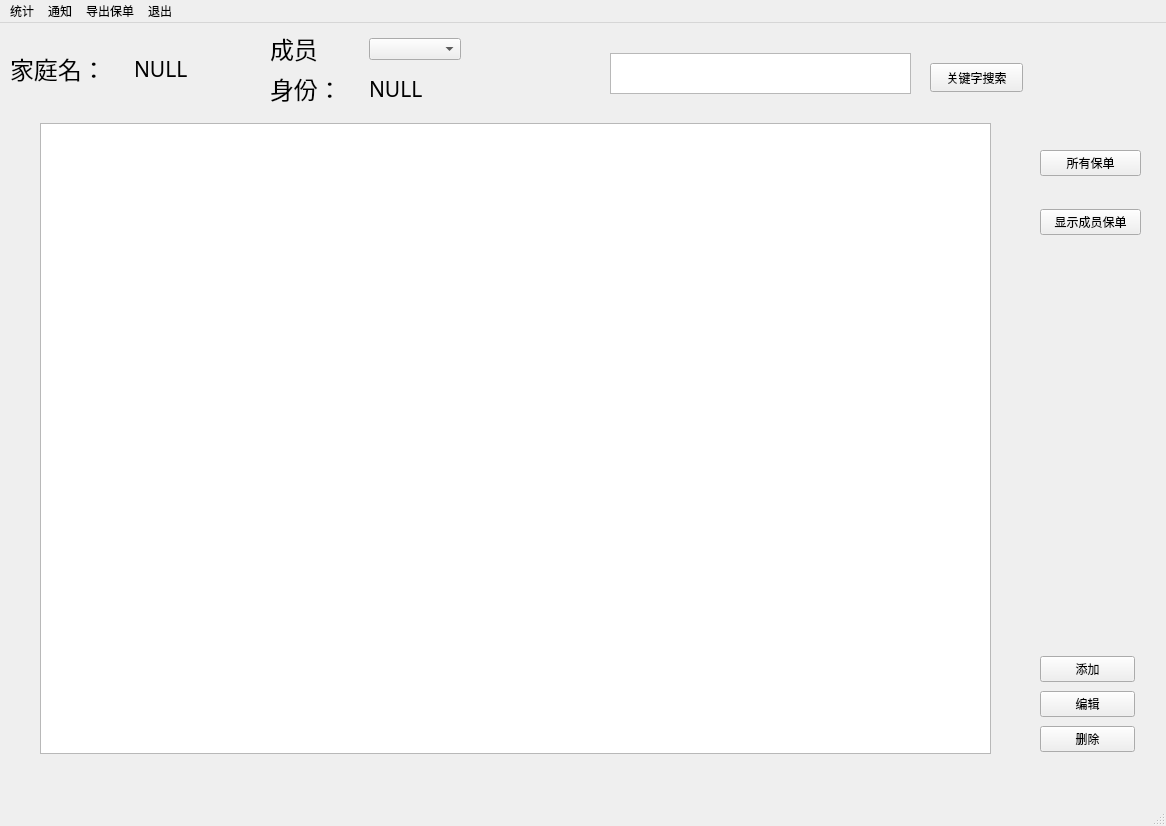
<?xml version="1.0" encoding="UTF-8"?>
<ui version="4.0">
 <class>MainWindow</class>
 <widget class="QMainWindow" name="MainWindow">
  <property name="geometry">
   <rect>
    <x>0</x>
    <y>0</y>
    <width>1166</width>
    <height>826</height>
   </rect>
  </property>
  <property name="windowTitle">
   <string>家庭保单管理系统</string>
  </property>
  <widget class="QWidget" name="centralwidget">
   <widget class="QTextEdit" name="keyword">
    <property name="geometry">
     <rect>
      <x>610</x>
      <y>30</y>
      <width>301</width>
      <height>41</height>
     </rect>
    </property>
   </widget>
   <widget class="QPushButton" name="search_btn">
    <property name="geometry">
     <rect>
      <x>930</x>
      <y>40</y>
      <width>93</width>
      <height>29</height>
     </rect>
    </property>
    <property name="font">
     <font>
      <family>微软雅黑</family>
      <pointsize>9</pointsize>
     </font>
    </property>
    <property name="text">
     <string>关键字搜索</string>
    </property>
   </widget>
   <widget class="QListWidget" name="orderList">
    <property name="geometry">
     <rect>
      <x>40</x>
      <y>100</y>
      <width>951</width>
      <height>631</height>
     </rect>
    </property>
   </widget>
   <widget class="QWidget" name="">
    <property name="geometry">
     <rect>
      <x>10</x>
      <y>30</y>
      <width>241</width>
      <height>32</height>
     </rect>
    </property>
    <layout class="QHBoxLayout" name="horizontalLayout">
     <item>
      <widget class="QLabel" name="label">
       <property name="font">
        <font>
         <family>黑体</family>
         <pointsize>18</pointsize>
        </font>
       </property>
       <property name="text">
        <string>家庭名：</string>
       </property>
      </widget>
     </item>
     <item>
      <widget class="QLabel" name="family_name">
       <property name="font">
        <font>
         <family>楷体</family>
         <pointsize>16</pointsize>
        </font>
       </property>
       <property name="text">
        <string>NULL</string>
       </property>
      </widget>
     </item>
    </layout>
   </widget>
   <widget class="QWidget" name="">
    <property name="geometry">
     <rect>
      <x>270</x>
      <y>10</y>
      <width>191</width>
      <height>32</height>
     </rect>
    </property>
    <layout class="QHBoxLayout" name="horizontalLayout_2">
     <item>
      <widget class="QLabel" name="label_3">
       <property name="font">
        <font>
         <family>黑体</family>
         <pointsize>18</pointsize>
        </font>
       </property>
       <property name="text">
        <string>成员</string>
       </property>
      </widget>
     </item>
     <item>
      <widget class="QComboBox" name="memberBox"/>
     </item>
    </layout>
   </widget>
   <widget class="QWidget" name="">
    <property name="geometry">
     <rect>
      <x>270</x>
      <y>50</y>
      <width>191</width>
      <height>32</height>
     </rect>
    </property>
    <layout class="QHBoxLayout" name="horizontalLayout_3">
     <item>
      <widget class="QLabel" name="label_4">
       <property name="font">
        <font>
         <family>黑体</family>
         <pointsize>18</pointsize>
        </font>
       </property>
       <property name="text">
        <string>身份：</string>
       </property>
      </widget>
     </item>
     <item>
      <widget class="QLabel" name="identity">
       <property name="font">
        <font>
         <family>楷体</family>
         <pointsize>16</pointsize>
        </font>
       </property>
       <property name="text">
        <string>NULL</string>
       </property>
      </widget>
     </item>
    </layout>
   </widget>
   <widget class="QWidget" name="">
    <property name="geometry">
     <rect>
      <x>1040</x>
      <y>100</y>
      <width>101</width>
      <height>139</height>
     </rect>
    </property>
    <layout class="QVBoxLayout" name="verticalLayout">
     <item>
      <widget class="QPushButton" name="show_all_btn">
       <property name="font">
        <font>
         <family>微软雅黑</family>
         <pointsize>9</pointsize>
        </font>
       </property>
       <property name="text">
        <string>所有保单</string>
       </property>
      </widget>
     </item>
     <item>
      <widget class="QPushButton" name="show_btn">
       <property name="font">
        <font>
         <family>微软雅黑</family>
         <pointsize>9</pointsize>
        </font>
       </property>
       <property name="text">
        <string>显示成员保单</string>
       </property>
      </widget>
     </item>
    </layout>
   </widget>
   <widget class="QWidget" name="">
    <property name="geometry">
     <rect>
      <x>1040</x>
      <y>630</y>
      <width>95</width>
      <height>103</height>
     </rect>
    </property>
    <layout class="QVBoxLayout" name="verticalLayout_2">
     <item>
      <widget class="QPushButton" name="add_order_btn">
       <property name="font">
        <font>
         <family>微软雅黑</family>
         <pointsize>9</pointsize>
        </font>
       </property>
       <property name="text">
        <string>添加</string>
       </property>
      </widget>
     </item>
     <item>
      <widget class="QPushButton" name="edit_order_btn">
       <property name="font">
        <font>
         <family>微软雅黑</family>
         <pointsize>9</pointsize>
        </font>
       </property>
       <property name="text">
        <string>编辑</string>
       </property>
      </widget>
     </item>
     <item>
      <widget class="QPushButton" name="del_order_btn">
       <property name="font">
        <font>
         <family>微软雅黑</family>
         <pointsize>9</pointsize>
        </font>
       </property>
       <property name="text">
        <string>删除</string>
       </property>
      </widget>
     </item>
    </layout>
   </widget>
  </widget>
  <widget class="QMenuBar" name="menubar">
   <property name="geometry">
    <rect>
     <x>0</x>
     <y>0</y>
     <width>1166</width>
     <height>26</height>
    </rect>
   </property>
   <widget class="QMenu" name="statics_menu">
    <property name="title">
     <string>统计</string>
    </property>
   </widget>
   <widget class="QMenu" name="quit_menu">
    <property name="title">
     <string>退出</string>
    </property>
   </widget>
   <widget class="QMenu" name="news_menu">
    <property name="title">
     <string>通知</string>
    </property>
   </widget>
   <widget class="QMenu" name="menu">
    <property name="title">
     <string>导出保单</string>
    </property>
   </widget>
   <addaction name="statics_menu"/>
   <addaction name="news_menu"/>
   <addaction name="menu"/>
   <addaction name="quit_menu"/>
  </widget>
  <widget class="QStatusBar" name="statusbar"/>
 </widget>
 <resources/>
 <connections/>
</ui>
